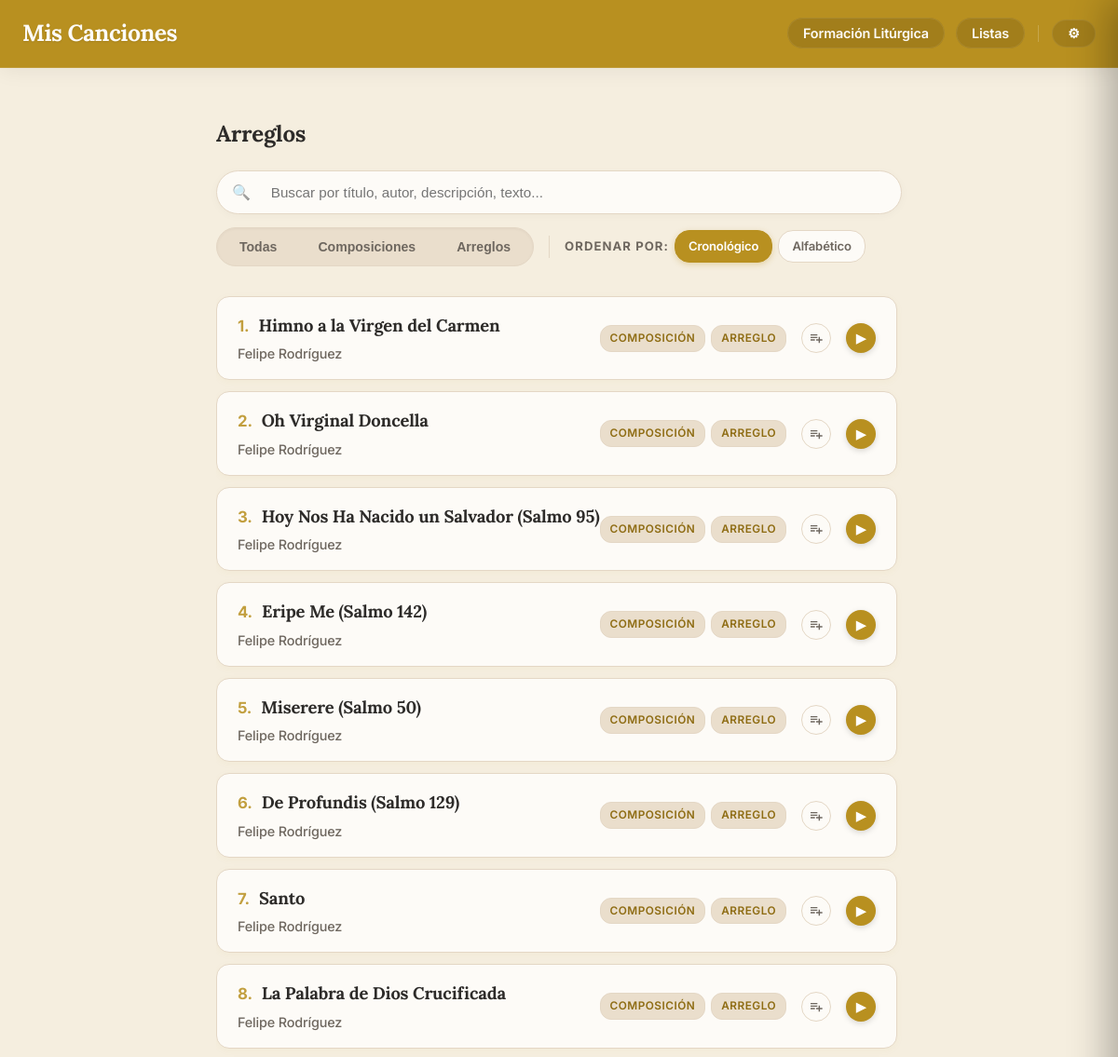
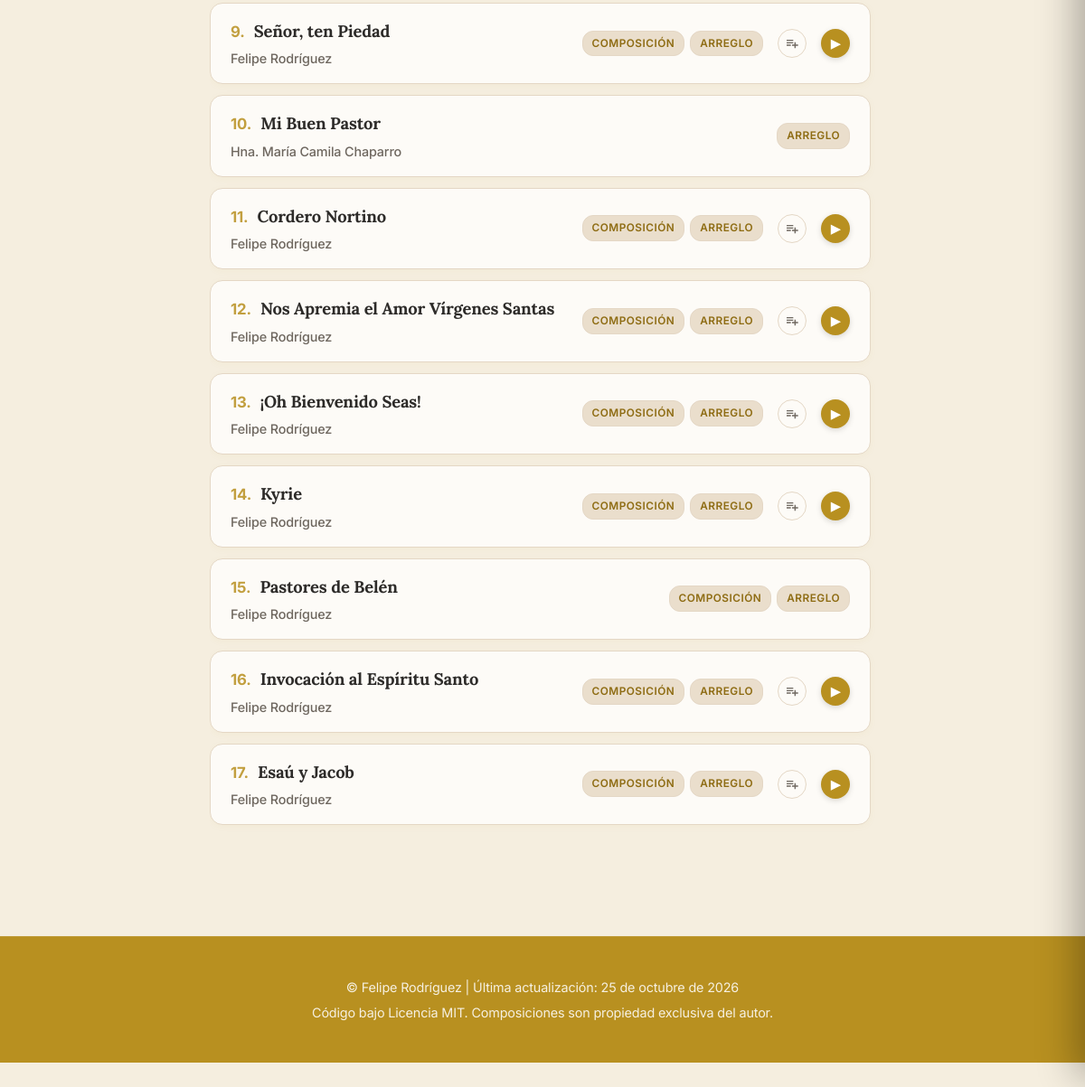
The app's page /arreglos, older data (2 pictures, top to bottom).
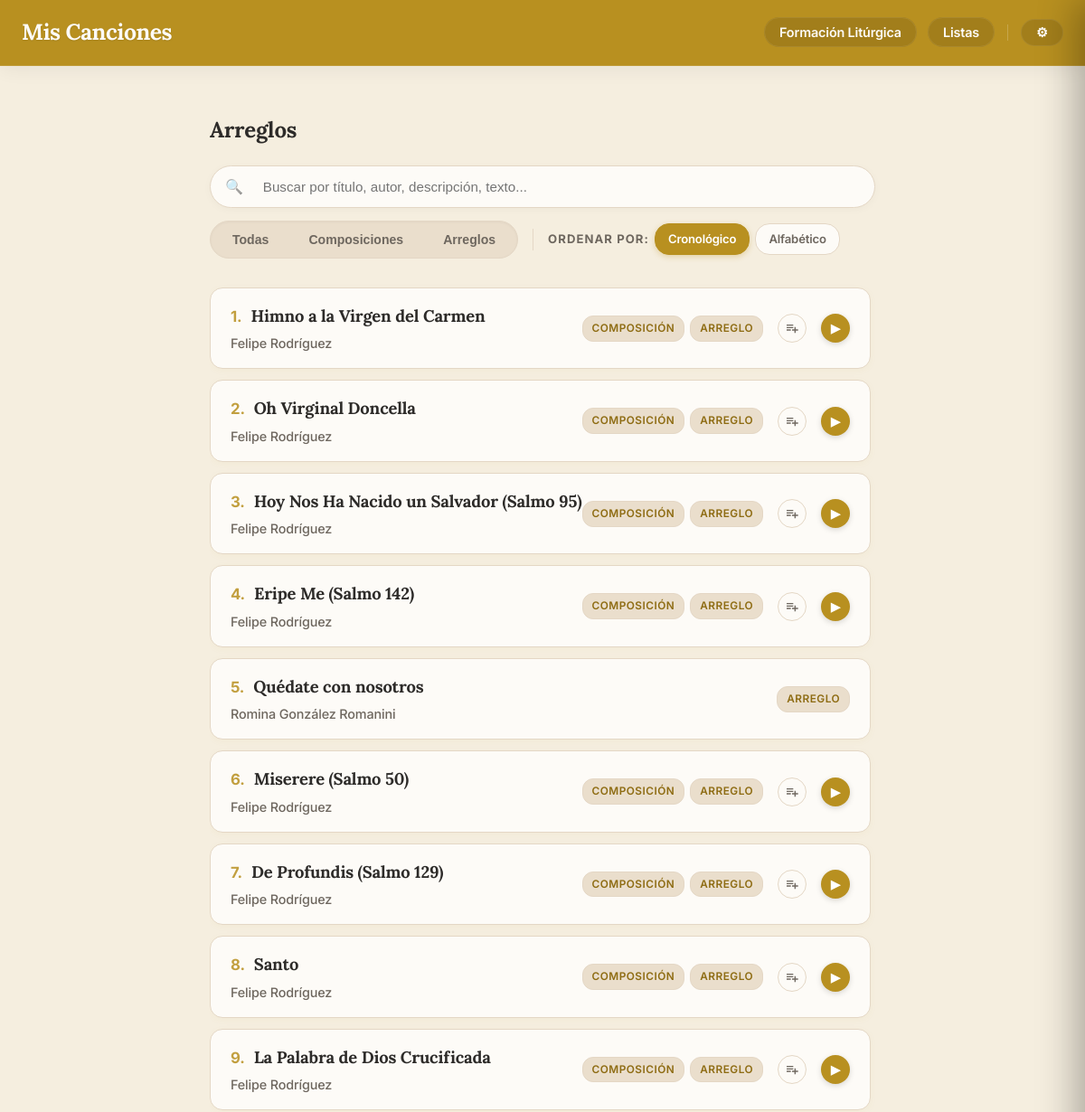
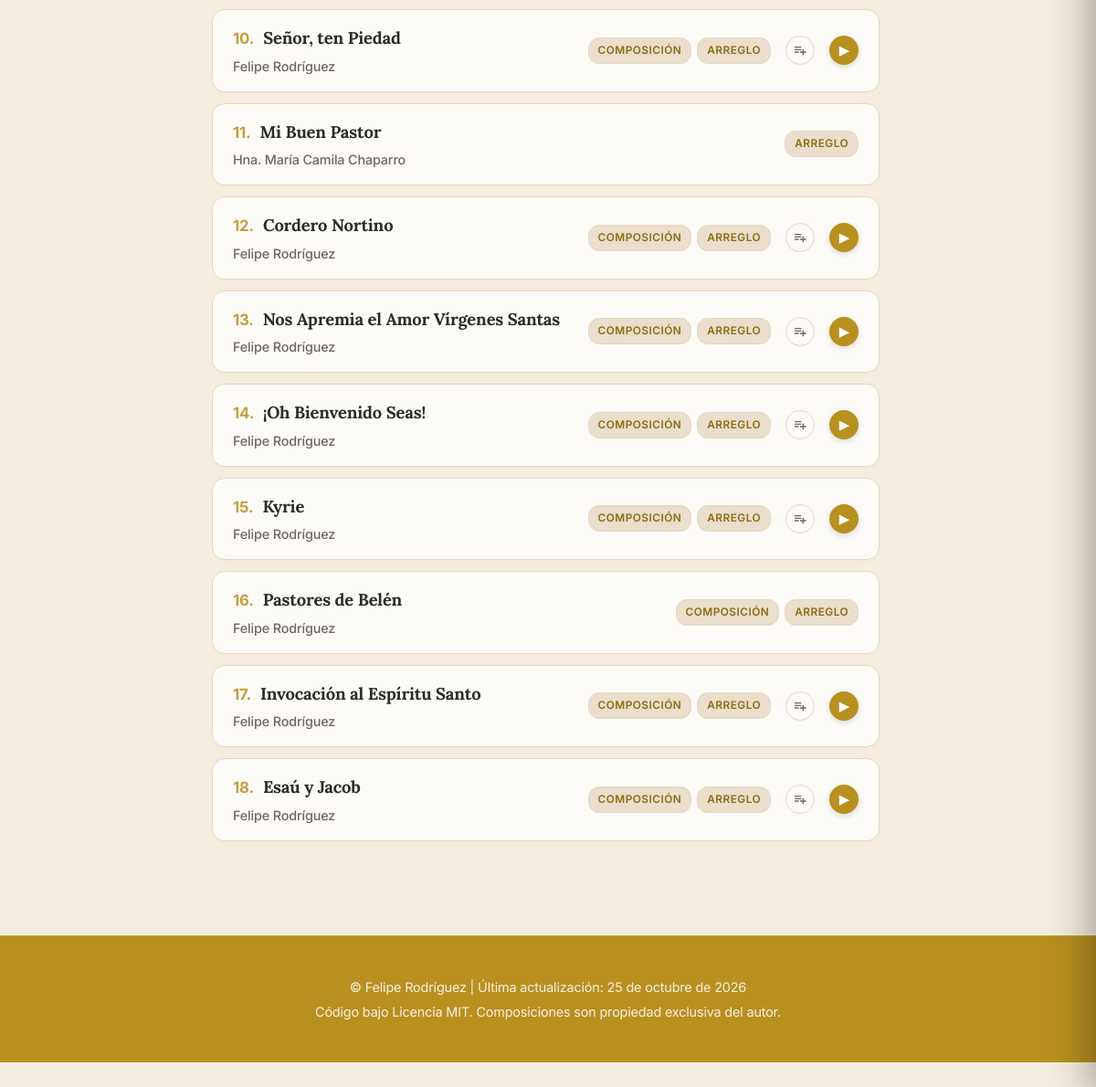
The same page, newer data (2 pictures, top to bottom).
### models.py (models this page shows, shortened)
class Cancion(db.Model):
    __tablename__ = 'cancion'
    id = db.Column(db.Integer, primary_key=True)
    titulo = db.Column(db.String(150), nullable=False)
    musica = db.Column(db.String(100))
    letra = db.Column(db.String(100))
    adaptacion = db.Column(db.String(100))
    arreglo = db.Column(db.String(100), nullable=True)
    idioma = db.Column(db.String(50))
    dia = db.Column(db.Integer, nullable=True)
    mes = db.Column(db.Integer, nullable=True)
    anio = db.Column(db.Integer)
    descripcion = db.Column(db.Text)
    audio = db.Column(db.String(150))
    letras_acordes = db.Column(db.String(150))
    partitura = db.Column(db.String(150))
    midi = db.Column(db.String(150))
    tags_json = db.Column(db.String(500))
    tipo = db.Column(db.String(50), nullable=False, default='local')
    categorias_json = db.Column(db.String(200))
    youtube_video_embed = db.Column(db.Text)
    youtube_audio_embed = db.Column(db.Text)
    interprete = db.Column(db.String(200), nullable=True)
    ensambles_json = db.Column(db.Text, nullable=True)
    descargas_json = db.Column(db.Text, nullable=True)
    audios_json = db.Column(db.Text, nullable=True)
    tipo_pdf = db.Column(db.String(50), nullable=True)  # 'partitura' o 'letras_acordes'
    letras_json = db.Column(db.Text, nullable=True)  # {"sincronizada": bool, "lineas": [{"t": seg|null, "text": str}]}
    @property
    def categorias(self):
        return json.loads(self.categorias_json) if self.categorias_json else []

### app.py (the view)
@app.route('/arreglos')
def ver_arreglos():
    base_songs = search_by_category("Arreglo")
    filtered_songs, search_query = search_songs(base_songs, request.args.get('search', '').strip())
    sort_by = request.args.get('sort_by', 'cronologico')
    sorted_songs = sort_songs(filtered_songs, sort_by=sort_by)
    return render_template('arreglos.html', composiciones=sorted_songs, search_query=search_query, page_context='arreglos', sort_by=sort_by)

### app.py (called while the page is built)
@app.template_filter('sort_categories_for_page')
def sort_categories_for_page(categories, page_context='default'):
    sorted_cats = list(categories)
    if page_context == 'arreglos':
        sorted_cats.sort(key=lambda x: (x != 'Composición', x != 'Arreglo'))
    else:
        sorted_cats.sort(key=lambda x: (x != 'Arreglo', x != 'Composición'))
    return sorted_cats

@app.context_processor
def inject_globals():
    try:
        with open('build_date.txt', 'r', encoding='utf-8') as f:
            date_str = f.read().strip()
    except Exception:
        date_str = "Desconocida"
    return dict(last_update=date_str, FEATURES=FEATURES)

### services/catalog_service.py (called while the page is built, shortened)
def normalize_for_sorting(titulo: Optional[str]) -> str:
    if not titulo:
        return ""
    titulo_normalizado = unidecode(titulo.lower())
    return "".join(c for c in titulo_normalizado if c.isalnum() or c.isspace()).strip()

def normalize_category_name(cat_name: Optional[str]) -> str:
    if not cat_name:
        return ""
    c = unidecode(cat_name.lower().strip())
    if c.startswith('arreglo'):
        return 'Arreglo'
    if c.startswith('composic'):
        return 'Composición'
    return cat_name

def search_songs(base_songs: List[Cancion], search_query: Optional[str]) -> Tuple[List[Cancion], str]:
    if not search_query:
        return base_songs, ""

def search_by_category(category_name: str) -> List[Cancion]:
    all_songs = Cancion.query.all()
    target_norm = unidecode(normalize_category_name(category_name).lower())
    result = []
    for song in all_songs:
        song_cats = [unidecode(normalize_category_name(cat).lower()) for cat in song.categorias]
        if target_norm in song_cats or any(target_norm in c for c in song_cats):
            result.append(song)
    return result

### templates/arreglos.html
{% extends "base.html" %}
{% block content %}
    <h2>Arreglos</h2>
    {% include '_filters.html' %}
    <div class="lista-scroll" id="song-list-container">
        {% include '_song_list.html' %}
    </div>
{% endblock %}

### templates/base.html (shortened to what this page needs)
<!DOCTYPE html>
<html lang="es">
<head>
    <link rel="stylesheet" href="{{ url_for('static', filename='style.css') }}">
</head>
<body>
    <header>
        <nav class="container">
            <a href="{{ url_for('index') }}" class="brand-logo">Mis Canciones</a>
            <ul>
                <li><a href="{{ url_for('ver_formacion') }}">Formación Litúrgica</a></li>
                <li><a href="{{ url_for('ver_listas') }}">Listas</a></li>
                <li class="profile-menu-container">
                    <button id="profile-btn" class="profile-btn" title="Menú">⚙</button>
                </li>
            </ul>
        </nav>
    </header>
    <main class="container" id="pjax-container">
        {% block content %}{% endblock %}
    </main>
    <footer>
        <p>&copy; Felipe Rodríguez | Última actualización: {{ last_update }}</p>
        <p>Código bajo Licencia MIT. Composiciones son propiedad exclusiva del autor.</p>
    </footer>
</body>
</html>

### templates/_filters.html (shortened to what this page needs)
<div class="filter-container">
    <form method="get" class="filter-form" id="filter-form" onsubmit="return false;">
        <div class="search-bar">
            <span class="search-icon">🔍</span>
            <input type="text" name="search" id="search-input" placeholder="Buscar por título, autor, descripción, texto..." value="{{ search_query or '' }}" autocomplete="off">
        </div>
    </form>
    <div class="filter-row-combined">
        {% if FEATURES['category_pills'] %}
        <div class="category-pills-wrapper">
            <button class="category-pill {% if categoria in ['todas', 'all'] or (categoria == '' and categoria is not none) %}active{% endif %}" data-cat="todas">Todas</button>
            <button class="category-pill {% if categoria == 'Composición' or (categoria is none and (page_context == 'index' or request.endpoint == 'index')) %}active{% endif %}" data-cat="Composición">Composiciones</button>
            <button class="category-pill {% if categoria == 'Arreglo' %}active{% endif %}" data-cat="Arreglo">Arreglos</button>
        </div>
        {% endif %}
        {% if page_context in ['tag', 'index', 'composiciones', 'arreglos'] or request.endpoint in ['index', 'composiciones', 'arreglos'] %}
        <div class="sort-pills-wrapper">
            <span class="filter-row-label">Ordenar por:</span>
            <a href="{{ url_for(request.endpoint, tag_name=tag_nombre if tag_nombre else None, sort_by='cronologico', search=search_query) }}"
               class="sort-button {% if sort_by == 'cronologico' %}active{% endif %}">
               Cronológico
            </a>
            <a href="{{ url_for(request.endpoint, tag_name=tag_nombre if tag_nombre else None, sort_by='alfabetico', search=search_query) }}"
               class="sort-button {% if sort_by == 'alfabetico' %}active{% endif %}">
               Alfabético
            </a>
        </div>
        {% endif %}
    </div>
</div>

### templates/_song_list.html
<div class="lista-composiciones">
    {% for obra in composiciones %}
        <div class="tarjeta-obra-wrapper">
            <a href="{{ url_for('ver_composicion', comp_id=obra.id, context=page_context, tag_name=tag_nombre, search=search_query, sort_by=sort_by) }}"
               class="tarjeta-obra"
               data-id="{{ obra.id }}"
               {% if obra.audio %}data-audio="{{ url_for('static', filename=obra.audio) }}"{% endif %}
               data-title="{{ obra.titulo }}">
                <div class="info-tarjeta">
                    <div class="song-title-with-number">
                        <span class="song-number">{{ loop.index }}.</span>
                        <h3>{{ obra.titulo }}</h3>
                    </div>
                    <p>
                        {{ obra.musica }}
                    </p>
                </div>
                <div class="tarjeta-right-section">
                    <div class="categoria-tags-container">
                        {% if obra.categorias %}
                            {% for cat in obra.categorias | sort_categories_for_page(page_context) %}
                                <span class="categoria-tag">{{ cat }}</span>
                            {% endfor %}
                        {% endif %}
                    </div>
                    {% if obra.audio %}
                    <button class="btn-add-queue opt-add-queue" data-id="{{ obra.id }}" data-audio="{{ url_for('static', filename=obra.audio) }}" data-title="{{ obra.titulo }}" title="Añadir a la cola">
                        <svg viewBox="0 0 24 24" width="16" height="16" fill="currentColor"><path d="M14 10H3v2h11v-2zm0-4H3v2h11V6zm4 8v-4h-2v4h-4v2h4v4h2v-4h4v-2h-4zM3 16h7v-2H3v2z"/></svg>
                    </button>
                    <button class="list-play-btn" data-id="{{ obra.id }}" data-title="{{ obra.titulo }}" data-audio="{{ url_for('static', filename=obra.audio) }}" title="Reproducir / Pausar">▶</button>
                    {% endif %}
                </div>
            </a>
        </div>
    {% else %}
        <p style="padding: 20px;">No se encontraron canciones que coincidan con tu búsqueda.</p>
    {% endfor %}
</div>

Row changes from the older to the newer data that the page shows:
added Cancion: titulo "Quédate con nosotros", musica "Romina González Romanini", cat "ARREGLO"
